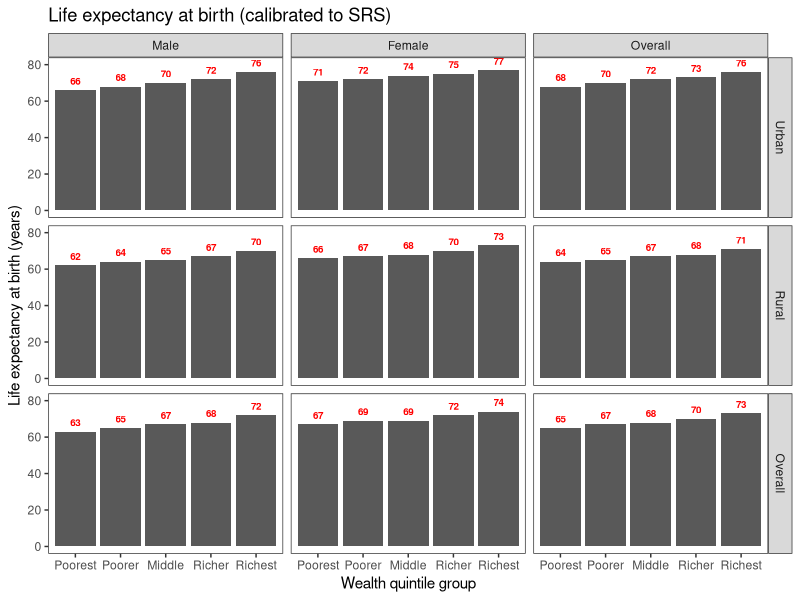
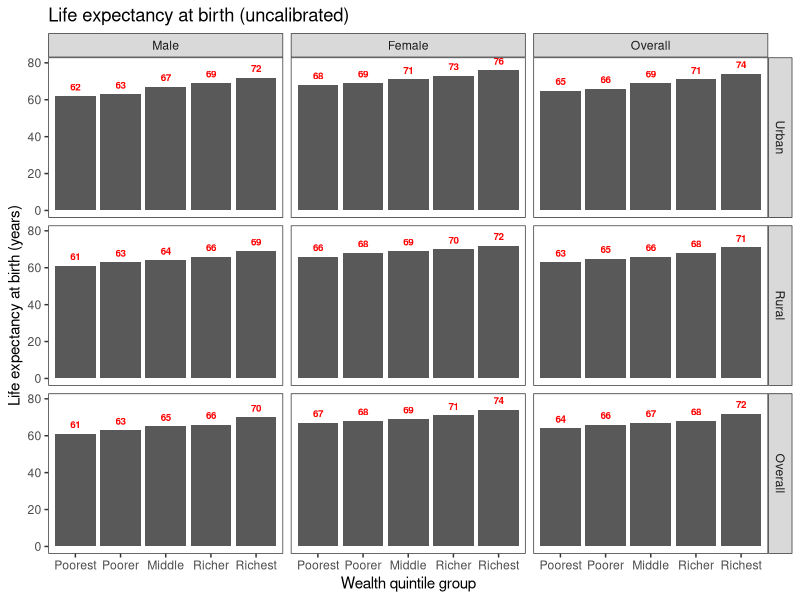

The R source for these figures, in order:
library(tidyverse)

results = read.csv("qale tidy results calibrated.csv")

results$Wealth = factor(results$Wealth, c("Poorest","Poorer","Middle","Richer","Richest","Overall"))
results$Geography = factor(results$Geography, c("Urban","Rural","Overall"))
results$Gender = factor(results$Gender, c("Male","Female","Overall"))

graph_data = results %>% 
  filter(Wealth != "Overall") %>%
  mutate(Life.expectancy = round(Life.expectancy,0))

plot = ggplot(graph_data, aes(Wealth, Life.expectancy)) +
  geom_bar(stat="identity") +
  geom_text(aes(label=Life.expectancy, y=Life.expectancy+3, fontface = "bold"), color="red",
            position=position_dodge(0.9), vjust=0,
            size=2.5) +
  facet_grid(Geography ~ Gender) +
  ggtitle("Life expectancy at birth (calibrated to SRS)") +
  xlab("Wealth quintile group") +
  ylab("Life expectancy at birth (years)") +
  theme_bw() + 
  theme(panel.grid.major = element_blank(), panel.grid.minor = element_blank())

ggsave(filename="life_expectancy_plots_calibrated.jpg", plot=plot, device="jpeg", width=7, height=6, units="cm", dpi=300, scale=3)


results = read.csv("qale tidy results uncalibrated.csv")

results$Wealth = factor(results$Wealth, c("Poorest","Poorer","Middle","Richer","Richest","Overall"))
results$Geography = factor(results$Geography, c("Urban","Rural","Overall"))
results$Gender = factor(results$Gender, c("Male","Female","Overall"))

graph_data = results %>% 
  filter(Wealth != "Overall") %>%
  mutate(Life.expectancy = round(Life.expectancy,0))

plot = ggplot(graph_data, aes(Wealth, Life.expectancy)) +
  geom_bar(stat="identity") +
  geom_text(aes(label=Life.expectancy, y=Life.expectancy+3, fontface = "bold"), color="red",
            position=position_dodge(0.9), vjust=0,
            size=2.5) +
  facet_grid(Geography ~ Gender) +
  ggtitle("Life expectancy at birth (uncalibrated)") +
  xlab("Wealth quintile group") +
  ylab("Life expectancy at birth (years)") +
  theme_bw() + 
  theme(panel.grid.major = element_blank(), panel.grid.minor = element_blank())

ggsave(filename="life_expectancy_plots_uncalibrated.jpg", plot=plot, device="jpeg", width=7, height=6, units="cm", dpi=300, scale=3)
